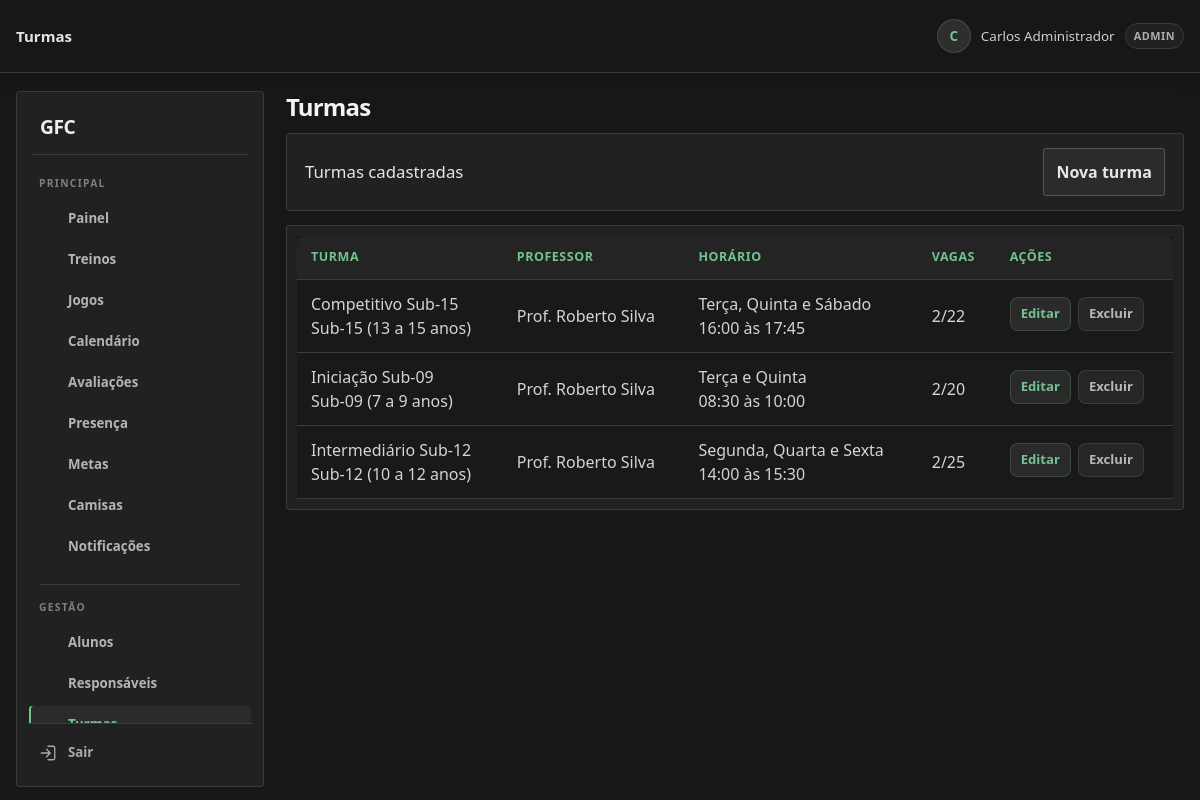
Screenshot of /turmas.php (signed in) with the database file from the repository.
### tables this page shows
CREATE TABLE TB_TURMA (
    COD_TURMA INT AUTO_INCREMENT PRIMARY KEY,
    COD_ESCOLINHA INT NOT NULL,
    COD_PROFESSOR INT NULL,
    NOME VARCHAR(50) NOT NULL,
    FAIXA_ETARIA VARCHAR(30) NOT NULL,
    DIAS_TREINO VARCHAR(100) NOT NULL,
    HORARIO VARCHAR(50) NOT NULL,
    CAPACIDADE INT DEFAULT 25,
    ATIVA TINYINT(1) DEFAULT 1,
    CRIADO_EM TIMESTAMP DEFAULT CURRENT_TIMESTAMP,
    FOREIGN KEY (COD_ESCOLINHA) REFERENCES TB_ESCOLINHA(COD_ESCOLINHA) ON DELETE CASCADE,
    FOREIGN KEY (COD_PROFESSOR) REFERENCES TB_USUARIO(COD_USUARIO) ON DELETE SET NULL
);

CREATE TABLE TB_USUARIO (
    COD_USUARIO INT AUTO_INCREMENT PRIMARY KEY,
    COD_ESCOLINHA INT NOT NULL,
    NOME VARCHAR(100) NOT NULL,
    EMAIL VARCHAR(100) NOT NULL UNIQUE,
    SENHA_HASH VARCHAR(255) NOT NULL,
    PERFIL ENUM('ADMIN', 'SECRETARIA', 'PROFESSOR', 'RESPONSAVEL', 'ALUNO') NOT NULL DEFAULT 'ADMIN',
    ATIVO TINYINT(1) DEFAULT 1,
    CRIADO_EM TIMESTAMP DEFAULT CURRENT_TIMESTAMP,
    FOREIGN KEY (COD_ESCOLINHA) REFERENCES TB_ESCOLINHA(COD_ESCOLINHA) ON DELETE CASCADE
);

### includes/helpers.php (called while the page is built, shortened)
<?php
function e($value) {
    return htmlspecialchars((string) $value, ENT_QUOTES, 'UTF-8');
}

### turmas.php (the view, shortened to what this page needs)
<?php
require_once __DIR__ . '/includes/layout.php'; require_once __DIR__ . '/config/database.php';
checkRole(['ADMIN', 'SECRETARIA']); $db = getDB(); $escolinha = currentEscolinhaId(); $edit = null;
$q = $db->prepare("SELECT t.*, u.NOME AS PROFESSOR, COUNT(m.COD_MATRICULA) AS MATRICULADOS FROM TB_TURMA t LEFT JOIN TB_USUARIO u ON u.COD_USUARIO = t.COD_PROFESSOR LEFT JOIN TB_MATRICULA m ON m.COD_TURMA = t.COD_TURMA AND m.STATUS = 'ATIVA' WHERE t.COD_ESCOLINHA = ? GROUP BY t.COD_TURMA ORDER BY t.NOME"); $q->execute([$escolinha]); $lista = $q->fetchAll();
?>
<section><div><table><thead><tr><th>Turma</th><th>Professor</th><th>Horário</th><th>Vagas</th><th>Ações</th></tr></thead><tbody><?php foreach ($lista as $t): ?><tr><td><?= e($t['NOME']) ?><br><span><?= e($t['FAIXA_ETARIA']) ?></span></td><td><?= e($t['PROFESSOR'] ?: 'Não definido') ?></td><td><?= e($t['DIAS_TREINO']) ?><br><?= e($t['HORARIO']) ?></td><td><?= (int) $t['MATRICULADOS'] ?>/<?= (int) $t['CAPACIDADE'] ?></td><td><button type="button" class="acao-tabela" data-modal-url="turmas.php?mini=1&amp;editar=<?= (int) $t['COD_TURMA'] ?>" data-modal-titulo="Editar turma">Editar</button><form method="post" data-confirm-submit="Excluir esta turma?"><input type="hidden" name="csrf_token" value="<?= e(csrfToken()) ?>"><input type="hidden" name="action" value="delete"><input type="hidden" name="id" value="<?= (int) $t['COD_TURMA'] ?>"><button>Excluir</button></form></td></tr><?php endforeach; ?></tbody></table></div></section>

### rows the page displays
tb_turma: NOME "Competitivo Sub-15", FAIXA_ETARIA "Sub-15 (13 a 15 anos)", COD_PROFESSOR.NOME "Prof. Roberto Silva", DIAS_TREINO "Terça, Quinta e Sábado", HORARIO "16:00 às 17:45", MATRICULADOS "2", CAPACIDADE "22"
tb_turma: NOME "Iniciação Sub-09", FAIXA_ETARIA "Sub-09 (7 a 9 anos)", COD_PROFESSOR.NOME "Prof. Roberto Silva", DIAS_TREINO "Terça e Quinta", HORARIO "08:30 às 10:00", MATRICULADOS "2", CAPACIDADE "20"
tb_turma: NOME "Intermediário Sub-12", FAIXA_ETARIA "Sub-12 (10 a 12 anos)", COD_PROFESSOR.NOME "Prof. Roberto Silva", DIAS_TREINO "Segunda, Quarta e Sexta", HORARIO "14:00 às 15:30", MATRICULADOS "2", CAPACIDADE "25"

### other values shown
$title "Turmas"
$_SESSION['username'] "Carlos Administrador"
$_SESSION['user_role'] "ADMIN"
$titulosRecursos[$title] "Turmas cadastradas"
$acao[0] "Nova turma"
